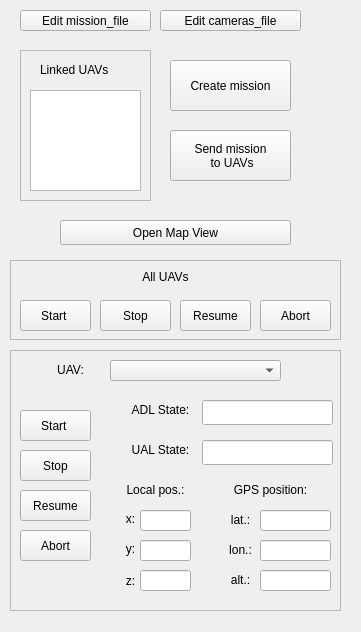
<?xml version="1.0" encoding="UTF-8"?>
<ui version="4.0">
 <class>GcsPluginWidget</class>
 <widget class="QWidget" name="GcsPluginWidget">
  <property name="geometry">
   <rect>
    <x>0</x>
    <y>0</y>
    <width>361</width>
    <height>632</height>
   </rect>
  </property>
  <property name="windowTitle">
   <string>Form</string>
  </property>
  <widget class="QPushButton" name="pushButton_CreateMission">
   <property name="geometry">
    <rect>
     <x>170</x>
     <y>60</y>
     <width>121</width>
     <height>51</height>
    </rect>
   </property>
   <property name="text">
    <string>Create mission</string>
   </property>
  </widget>
  <widget class="QFrame" name="MissionControl">
   <property name="geometry">
    <rect>
     <x>10</x>
     <y>260</y>
     <width>331</width>
     <height>80</height>
    </rect>
   </property>
   <property name="frameShape">
    <enum>QFrame::StyledPanel</enum>
   </property>
   <property name="frameShadow">
    <enum>QFrame::Raised</enum>
   </property>
   <widget class="QPushButton" name="pushButton_StartMission">
    <property name="geometry">
     <rect>
      <x>10</x>
      <y>40</y>
      <width>71</width>
      <height>31</height>
     </rect>
    </property>
    <property name="text">
     <string>Start </string>
    </property>
   </widget>
   <widget class="QPushButton" name="pushButton_StopMission">
    <property name="geometry">
     <rect>
      <x>90</x>
      <y>40</y>
      <width>71</width>
      <height>31</height>
     </rect>
    </property>
    <property name="text">
     <string>Stop</string>
    </property>
   </widget>
   <widget class="QPushButton" name="pushButton_ResumeMission">
    <property name="geometry">
     <rect>
      <x>170</x>
      <y>40</y>
      <width>71</width>
      <height>31</height>
     </rect>
    </property>
    <property name="text">
     <string>Resume</string>
    </property>
   </widget>
   <widget class="QPushButton" name="pushButton_AbortMission">
    <property name="geometry">
     <rect>
      <x>250</x>
      <y>40</y>
      <width>71</width>
      <height>31</height>
     </rect>
    </property>
    <property name="text">
     <string>Abort</string>
    </property>
   </widget>
   <widget class="QLabel" name="label_3">
    <property name="geometry">
     <rect>
      <x>70</x>
      <y>7</y>
      <width>171</width>
      <height>20</height>
     </rect>
    </property>
    <property name="text">
     <string>All UAVs</string>
    </property>
    <property name="textFormat">
     <enum>Qt::AutoText</enum>
    </property>
    <property name="alignment">
     <set>Qt::AlignCenter</set>
    </property>
    <property name="wordWrap">
     <bool>false</bool>
    </property>
   </widget>
  </widget>
  <widget class="QPushButton" name="pushButton_SendMission">
   <property name="geometry">
    <rect>
     <x>170</x>
     <y>130</y>
     <width>121</width>
     <height>51</height>
    </rect>
   </property>
   <property name="text">
    <string>Send mission 
 to UAVs</string>
   </property>
  </widget>
  <widget class="QFrame" name="frame">
   <property name="geometry">
    <rect>
     <x>20</x>
     <y>50</y>
     <width>131</width>
     <height>151</height>
    </rect>
   </property>
   <property name="frameShape">
    <enum>QFrame::StyledPanel</enum>
   </property>
   <property name="frameShadow">
    <enum>QFrame::Raised</enum>
   </property>
   <widget class="QLabel" name="label_6">
    <property name="geometry">
     <rect>
      <x>20</x>
      <y>10</y>
      <width>111</width>
      <height>20</height>
     </rect>
    </property>
    <property name="text">
     <string>Linked UAVs</string>
    </property>
   </widget>
   <widget class="QListWidget" name="uav_list_view">
    <property name="geometry">
     <rect>
      <x>10</x>
      <y>40</y>
      <width>111</width>
      <height>101</height>
     </rect>
    </property>
   </widget>
  </widget>
  <widget class="QFrame" name="MissionControl_2">
   <property name="geometry">
    <rect>
     <x>10</x>
     <y>350</y>
     <width>331</width>
     <height>261</height>
    </rect>
   </property>
   <property name="frameShape">
    <enum>QFrame::StyledPanel</enum>
   </property>
   <property name="frameShadow">
    <enum>QFrame::Raised</enum>
   </property>
   <widget class="QPushButton" name="pushButton_StartMission_2">
    <property name="geometry">
     <rect>
      <x>10</x>
      <y>60</y>
      <width>71</width>
      <height>31</height>
     </rect>
    </property>
    <property name="text">
     <string>Start </string>
    </property>
   </widget>
   <widget class="QPushButton" name="pushButton_StopMission_2">
    <property name="geometry">
     <rect>
      <x>10</x>
      <y>100</y>
      <width>71</width>
      <height>31</height>
     </rect>
    </property>
    <property name="text">
     <string>Stop</string>
    </property>
   </widget>
   <widget class="QPushButton" name="pushButton_ResumeMission_2">
    <property name="geometry">
     <rect>
      <x>10</x>
      <y>140</y>
      <width>71</width>
      <height>31</height>
     </rect>
    </property>
    <property name="text">
     <string>Resume</string>
    </property>
   </widget>
   <widget class="QPushButton" name="pushButton_AbortMission_2">
    <property name="geometry">
     <rect>
      <x>10</x>
      <y>180</y>
      <width>71</width>
      <height>31</height>
     </rect>
    </property>
    <property name="text">
     <string>Abort</string>
    </property>
   </widget>
   <widget class="QLabel" name="label_27">
    <property name="geometry">
     <rect>
      <x>40</x>
      <y>10</y>
      <width>41</width>
      <height>20</height>
     </rect>
    </property>
    <property name="text">
     <string>UAV:</string>
    </property>
    <property name="textFormat">
     <enum>Qt::AutoText</enum>
    </property>
    <property name="alignment">
     <set>Qt::AlignCenter</set>
    </property>
    <property name="wordWrap">
     <bool>false</bool>
    </property>
   </widget>
   <widget class="QComboBox" name="uav_selection_Box">
    <property name="geometry">
     <rect>
      <x>100</x>
      <y>10</y>
      <width>171</width>
      <height>21</height>
     </rect>
    </property>
   </widget>
   <widget class="QLabel" name="label_39">
    <property name="geometry">
     <rect>
      <x>100</x>
      <y>130</y>
      <width>91</width>
      <height>20</height>
     </rect>
    </property>
    <property name="text">
     <string>Local pos.:</string>
    </property>
    <property name="alignment">
     <set>Qt::AlignCenter</set>
    </property>
   </widget>
   <widget class="QLineEdit" name="getPosePy">
    <property name="geometry">
     <rect>
      <x>130</x>
      <y>190</y>
      <width>51</width>
      <height>21</height>
     </rect>
    </property>
    <property name="font">
     <font>
      <pointsize>10</pointsize>
     </font>
    </property>
    <property name="alignment">
     <set>Qt::AlignCenter</set>
    </property>
    <property name="readOnly">
     <bool>true</bool>
    </property>
   </widget>
   <widget class="QLineEdit" name="getPosePz">
    <property name="geometry">
     <rect>
      <x>130</x>
      <y>220</y>
      <width>51</width>
      <height>21</height>
     </rect>
    </property>
    <property name="font">
     <font>
      <pointsize>10</pointsize>
     </font>
    </property>
    <property name="alignment">
     <set>Qt::AlignCenter</set>
    </property>
    <property name="readOnly">
     <bool>true</bool>
    </property>
   </widget>
   <widget class="QLineEdit" name="getPosePx">
    <property name="geometry">
     <rect>
      <x>130</x>
      <y>160</y>
      <width>51</width>
      <height>21</height>
     </rect>
    </property>
    <property name="font">
     <font>
      <pointsize>10</pointsize>
     </font>
    </property>
    <property name="alignment">
     <set>Qt::AlignCenter</set>
    </property>
    <property name="readOnly">
     <bool>true</bool>
    </property>
   </widget>
   <widget class="QLabel" name="label_48">
    <property name="geometry">
     <rect>
      <x>110</x>
      <y>220</y>
      <width>21</width>
      <height>21</height>
     </rect>
    </property>
    <property name="text">
     <string>z:</string>
    </property>
    <property name="alignment">
     <set>Qt::AlignCenter</set>
    </property>
   </widget>
   <widget class="QLabel" name="label_47">
    <property name="geometry">
     <rect>
      <x>110</x>
      <y>190</y>
      <width>21</width>
      <height>17</height>
     </rect>
    </property>
    <property name="text">
     <string>y:</string>
    </property>
    <property name="alignment">
     <set>Qt::AlignCenter</set>
    </property>
   </widget>
   <widget class="QLabel" name="label_46">
    <property name="geometry">
     <rect>
      <x>110</x>
      <y>160</y>
      <width>21</width>
      <height>17</height>
     </rect>
    </property>
    <property name="text">
     <string>x:</string>
    </property>
    <property name="alignment">
     <set>Qt::AlignCenter</set>
    </property>
   </widget>
   <widget class="QLabel" name="label_43">
    <property name="geometry">
     <rect>
      <x>100</x>
      <y>50</y>
      <width>101</width>
      <height>20</height>
     </rect>
    </property>
    <property name="text">
     <string>ADL State:</string>
    </property>
    <property name="alignment">
     <set>Qt::AlignCenter</set>
    </property>
   </widget>
   <widget class="QLabel" name="label_44">
    <property name="geometry">
     <rect>
      <x>210</x>
      <y>130</y>
      <width>101</width>
      <height>20</height>
     </rect>
    </property>
    <property name="text">
     <string>GPS position:</string>
    </property>
    <property name="alignment">
     <set>Qt::AlignCenter</set>
    </property>
   </widget>
   <widget class="QLabel" name="label_49">
    <property name="geometry">
     <rect>
      <x>210</x>
      <y>190</y>
      <width>41</width>
      <height>20</height>
     </rect>
    </property>
    <property name="text">
     <string>lon.:</string>
    </property>
    <property name="alignment">
     <set>Qt::AlignCenter</set>
    </property>
   </widget>
   <widget class="QLineEdit" name="getLong">
    <property name="geometry">
     <rect>
      <x>250</x>
      <y>190</y>
      <width>71</width>
      <height>21</height>
     </rect>
    </property>
    <property name="font">
     <font>
      <pointsize>10</pointsize>
     </font>
    </property>
    <property name="alignment">
     <set>Qt::AlignCenter</set>
    </property>
    <property name="readOnly">
     <bool>true</bool>
    </property>
   </widget>
   <widget class="QLineEdit" name="getLat">
    <property name="geometry">
     <rect>
      <x>250</x>
      <y>160</y>
      <width>71</width>
      <height>21</height>
     </rect>
    </property>
    <property name="font">
     <font>
      <pointsize>10</pointsize>
     </font>
    </property>
    <property name="alignment">
     <set>Qt::AlignCenter</set>
    </property>
    <property name="readOnly">
     <bool>true</bool>
    </property>
   </widget>
   <widget class="QLabel" name="label_50">
    <property name="geometry">
     <rect>
      <x>210</x>
      <y>160</y>
      <width>41</width>
      <height>20</height>
     </rect>
    </property>
    <property name="text">
     <string>lat.:</string>
    </property>
    <property name="alignment">
     <set>Qt::AlignCenter</set>
    </property>
   </widget>
   <widget class="QLineEdit" name="getAdlState">
    <property name="geometry">
     <rect>
      <x>192</x>
      <y>50</y>
      <width>131</width>
      <height>25</height>
     </rect>
    </property>
    <property name="readOnly">
     <bool>true</bool>
    </property>
   </widget>
   <widget class="QLineEdit" name="getAlt">
    <property name="geometry">
     <rect>
      <x>250</x>
      <y>220</y>
      <width>71</width>
      <height>21</height>
     </rect>
    </property>
    <property name="font">
     <font>
      <pointsize>10</pointsize>
     </font>
    </property>
    <property name="alignment">
     <set>Qt::AlignCenter</set>
    </property>
    <property name="readOnly">
     <bool>true</bool>
    </property>
   </widget>
   <widget class="QLabel" name="label_51">
    <property name="geometry">
     <rect>
      <x>210</x>
      <y>220</y>
      <width>41</width>
      <height>20</height>
     </rect>
    </property>
    <property name="text">
     <string>alt.:</string>
    </property>
    <property name="alignment">
     <set>Qt::AlignCenter</set>
    </property>
   </widget>
   <widget class="QLineEdit" name="getUalState">
    <property name="geometry">
     <rect>
      <x>192</x>
      <y>90</y>
      <width>131</width>
      <height>25</height>
     </rect>
    </property>
    <property name="readOnly">
     <bool>true</bool>
    </property>
   </widget>
   <widget class="QLabel" name="label_45">
    <property name="geometry">
     <rect>
      <x>110</x>
      <y>90</y>
      <width>81</width>
      <height>20</height>
     </rect>
    </property>
    <property name="text">
     <string>UAL State:</string>
    </property>
    <property name="alignment">
     <set>Qt::AlignCenter</set>
    </property>
   </widget>
  </widget>
  <widget class="QPushButton" name="pushButton_EditMissionFile">
   <property name="geometry">
    <rect>
     <x>20</x>
     <y>10</y>
     <width>131</width>
     <height>21</height>
    </rect>
   </property>
   <property name="text">
    <string>Edit mission_file</string>
   </property>
  </widget>
  <widget class="QPushButton" name="pushButton_EditCamerasFile">
   <property name="geometry">
    <rect>
     <x>160</x>
     <y>10</y>
     <width>141</width>
     <height>21</height>
    </rect>
   </property>
   <property name="text">
    <string>Edit cameras_file</string>
   </property>
  </widget>
  <widget class="QPushButton" name="pushButton_OpenMapView">
   <property name="geometry">
    <rect>
     <x>60</x>
     <y>220</y>
     <width>231</width>
     <height>25</height>
    </rect>
   </property>
   <property name="text">
    <string>Open Map View</string>
   </property>
  </widget>
 </widget>
 <resources/>
 <connections/>
 <slots>
  <slot>hello()</slot>
 </slots>
</ui>
